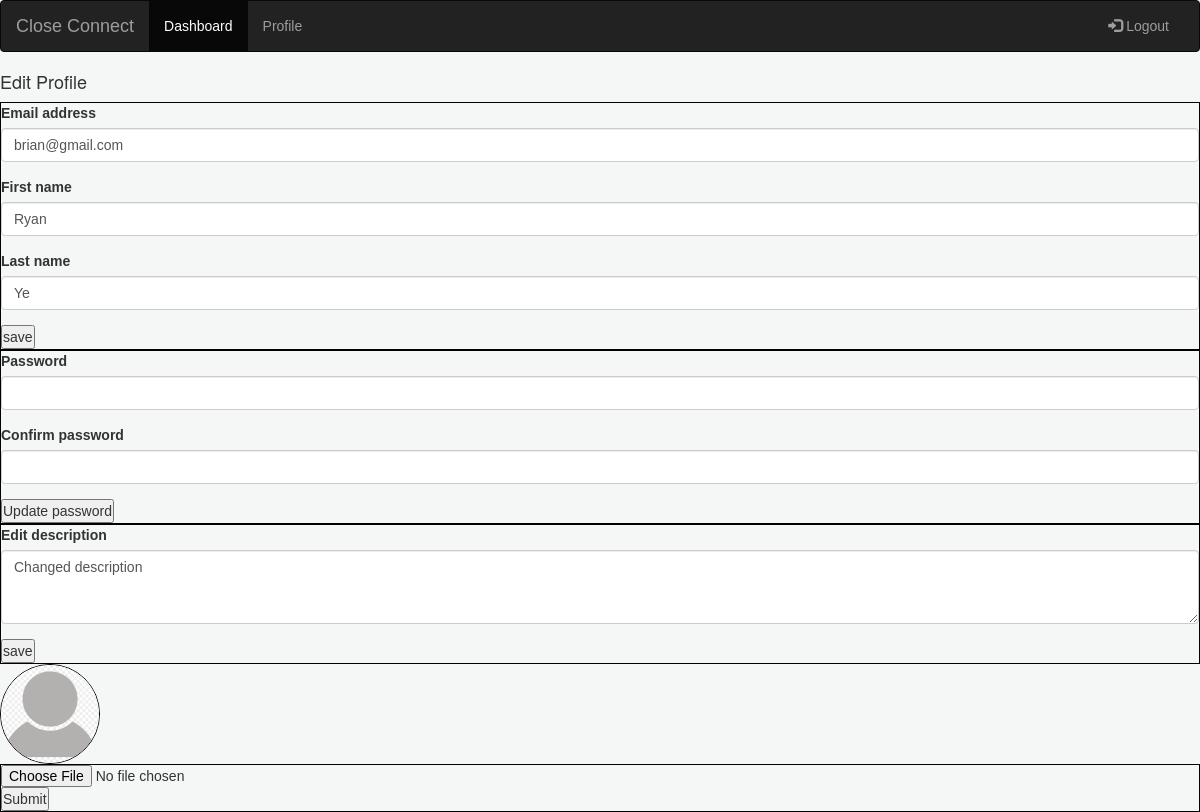
Before: /users/edit (signed in) with the older database file.
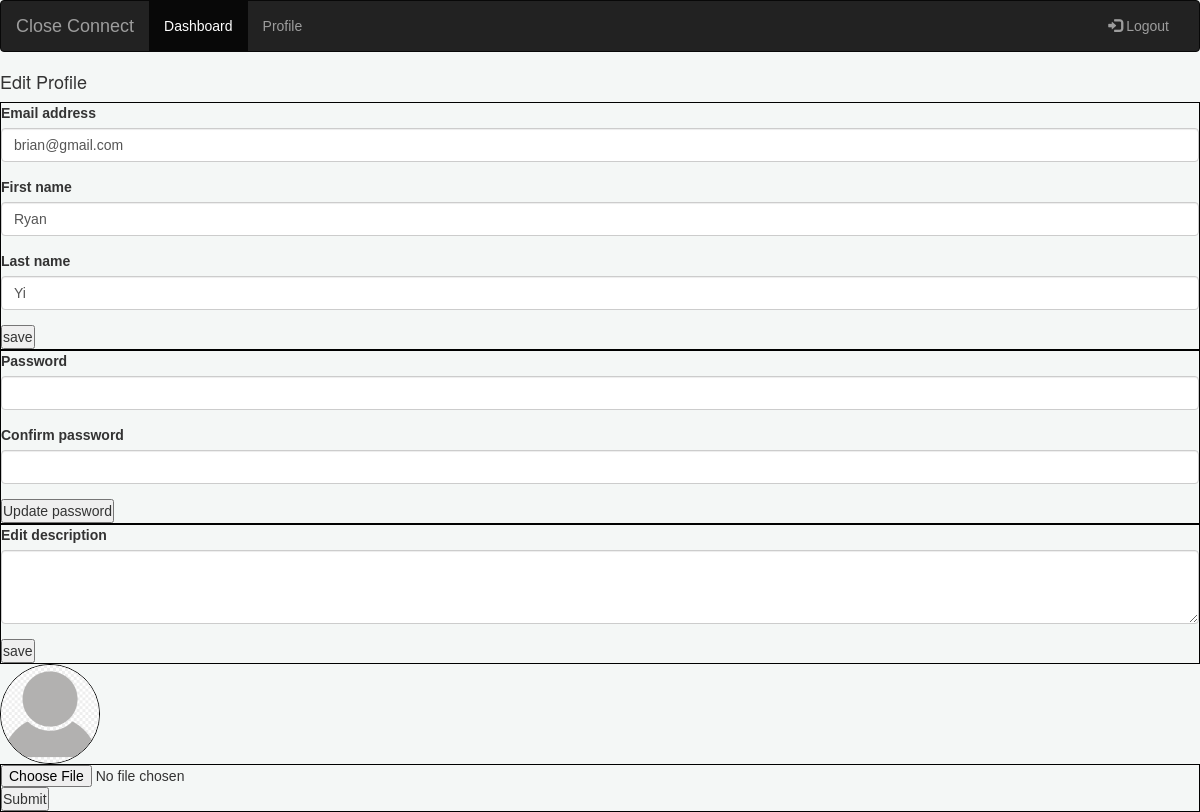
After: the same page with the newer database file.
### user/models.py (models this page shows)
class User(models.Model):
    user_level = models.IntegerField()
    email = models.CharField(max_length=255)
    first_name = models.CharField(max_length=50)
    last_name = models.CharField(max_length=50)
    password = models.CharField(max_length=60)
    description = models.TextField()
    profile_pic = models.ImageField(null=True, blank=True)
    created_at = models.DateTimeField(auto_now_add=True)
    updated_at = models.DateTimeField(auto_now=True)
    objects = UserManager()

### user/views.py (the view)
# urls.py: path('users/edit', views.edit),
def edit(request):
    try:
        context = {
            'user': User.objects.get(id=request.session['user_id']),
        }
        return render(request, 'edit.html', context)
    except:
        return redirect('/login')

### user/templates/edit.html (shortened to what this page needs)
<!DOCTYPE html>
<html>
<head>
    <link rel="stylesheet" href="https://maxcdn.bootstrapcdn.com/bootstrap/3.4.1/css/bootstrap.min.css">
    {% load static %}
    <link rel="stylesheet" href="{% static 'css/style.css' %}">
</head>
<body>
<nav class="navbar navbar-inverse">
    <div class="container-fluid">
        <div class="navbar-header">
            <a class="navbar-brand" href="/main">Close Connect</a>
        </div>
        <div class="collapse navbar-collapse" id="myNavbar">
            <ul class="nav navbar-nav">
                <li class="active"><a href="/check_admin">Dashboard </a></li>
                <li><a href="/users/edit">Profile</a></li>
            </ul>
            <ul class="nav navbar-nav navbar-right">
                <li><a href="/logout"><span class="glyphicon glyphicon-log-in"></span> Logout</a></li>
            </ul>
        </div>
    </div>
</nav>
<h4>Edit Profile</h4>
<form action="/update_info" method="POST">
    <div class="form-group">
        <label for="email">Email address</label>
        <input type="text" class="form-control" name="email" value="{{ user.email }}">
    </div>
    <div class="form-group">
        <label for="first_name">First name</label>
        <input type="text" class="form-control" name="first_name" value="{{ user.first_name }}">
    </div>
    <div class="form-group">
        <label for="last_name">Last name</label>
        <input type="text" class="form-control" name="last_name" value="{{ user.last_name }}">
    </div>
    <button type="submit">save</button>
</form>
<form action="/update_password" method="POST">
    <div class="form-group">
        <label for="password">Password</label>
        <input type="password" class="form-control" name="password">
    </div>
    <div class="form-group">
        <label for="password_check">Confirm password</label>
        <input type="password" class="form-control" name="password_check">
    </div>
    <button type="submit">Update password</button>
</form>
<form action="/update_description" method="POST">
    <div class="form-group">
        <label for="description">Edit description</label>
        <textarea class="form-control" name="description" rows="3">{{ user.description }}</textarea>
    </div>
    <button type="submit">save</button>
</form>
{% if user.profile_pic %}
    <img class="profile_pic" src="{{ user.profile_pic.url }}" alt="" width="100px">
{% else %}
    <img class="profile_pic" src="/static/images/default_profile.png" alt="" width="100px">
{% endif %}
<form action="/update_profile_pic" method="POST" enctype="multipart/form-data">
    <input type="file" name="upload" accept="image/png, image/gif, image/jpeg">
    <input type="submit">
</form>
</body>
</html>

Changed rows visible on the page:
changed User "brian@gmail.com": last_name "Ye" → "Yi"; description "Changed description" → (not shown)
